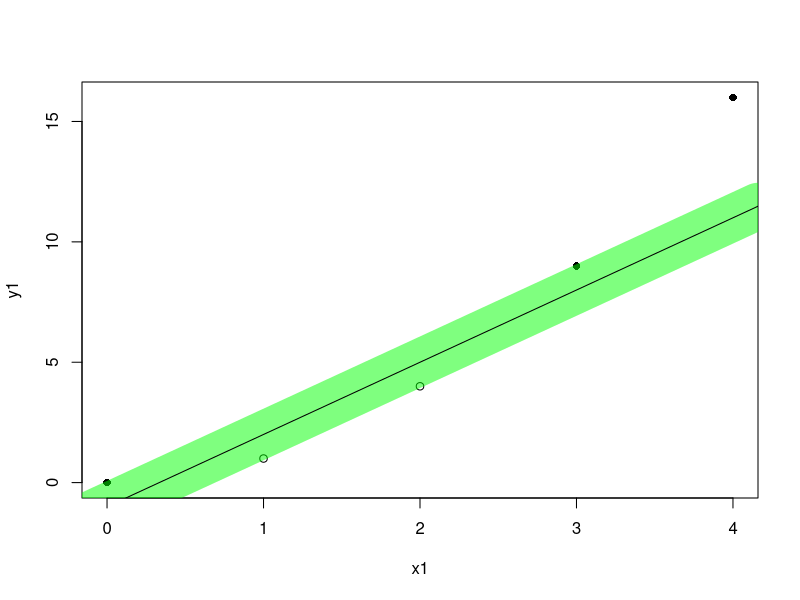

The R source for this figure:
f <- function(x) {
  x^2
}

x1 = c(0,3,4)
x2 = c(1,2)

y1 = sapply(x1, f)
y2 = sapply(x2, f)

jpeg('rplot.jpg')

#plot.new()

plot(x1, y1, pch=16)
points(x2, y2)

# line with slope of 3 and y-intercept of -1
# y = 3x - 1
abline(b=3, a=-1, lwd=45, col=rgb(0,1,0,0.5, maxColorValue=1))
abline(b=3, a=-1)

dev.off()
